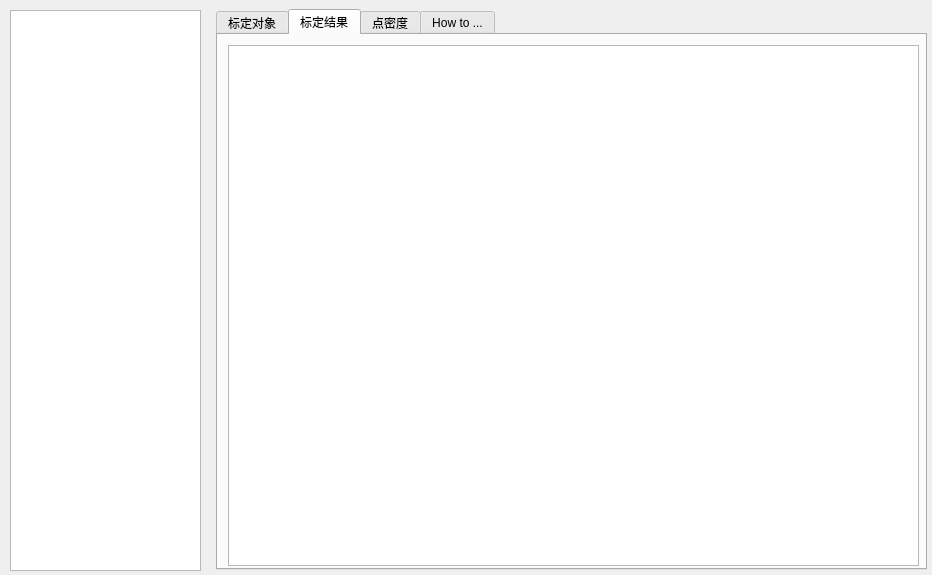
<?xml version="1.0" encoding="UTF-8"?>
<ui version="4.0">
 <class>CalibrationWidget</class>
 <widget class="QWidget" name="CalibrationWidget">
  <property name="geometry">
   <rect>
    <x>0</x>
    <y>0</y>
    <width>932</width>
    <height>575</height>
   </rect>
  </property>
  <property name="windowTitle">
   <string>相机标定</string>
  </property>
  <widget class="QListWidget" name="listWidget">
   <property name="geometry">
    <rect>
     <x>10</x>
     <y>10</y>
     <width>191</width>
     <height>561</height>
    </rect>
   </property>
  </widget>
  <widget class="QTabWidget" name="tabWidget">
   <property name="geometry">
    <rect>
     <x>216</x>
     <y>9</y>
     <width>711</width>
     <height>561</height>
    </rect>
   </property>
   <property name="currentIndex">
    <number>1</number>
   </property>
   <widget class="QWidget" name="caliObject">
    <attribute name="title">
     <string>标定对象</string>
    </attribute>
    <widget class="QGroupBox" name="groupBox">
     <property name="geometry">
      <rect>
       <x>10</x>
       <y>10</y>
       <width>691</width>
       <height>521</height>
      </rect>
     </property>
     <property name="title">
      <string/>
     </property>
     <widget class="QLabel" name="image">
      <property name="geometry">
       <rect>
        <x>0</x>
        <y>0</y>
        <width>691</width>
        <height>521</height>
       </rect>
      </property>
      <property name="frameShape">
       <enum>QFrame::Panel</enum>
      </property>
      <property name="text">
       <string>TextLabel</string>
      </property>
     </widget>
    </widget>
   </widget>
   <widget class="QWidget" name="result">
    <attribute name="title">
     <string>标定结果</string>
    </attribute>
    <widget class="QTableWidget" name="paramValue">
     <property name="geometry">
      <rect>
       <x>10</x>
       <y>10</y>
       <width>691</width>
       <height>521</height>
      </rect>
     </property>
    </widget>
   </widget>
   <widget class="QWidget" name="pointDensity">
    <attribute name="title">
     <string>点密度</string>
    </attribute>
    <widget class="QLabel" name="pdPic">
     <property name="geometry">
      <rect>
       <x>20</x>
       <y>10</y>
       <width>671</width>
       <height>511</height>
      </rect>
     </property>
     <property name="frameShape">
      <enum>QFrame::Panel</enum>
     </property>
     <property name="text">
      <string>TextLabel</string>
     </property>
    </widget>
   </widget>
   <widget class="QWidget" name="howto">
    <attribute name="title">
     <string>How to ...</string>
    </attribute>
    <widget class="QGroupBox" name="groupBox_2">
     <property name="geometry">
      <rect>
       <x>10</x>
       <y>10</y>
       <width>681</width>
       <height>521</height>
      </rect>
     </property>
     <property name="title">
      <string/>
     </property>
     <widget class="QLabel" name="content">
      <property name="geometry">
       <rect>
        <x>0</x>
        <y>0</y>
        <width>681</width>
        <height>521</height>
       </rect>
      </property>
      <property name="frameShape">
       <enum>QFrame::Panel</enum>
      </property>
      <property name="frameShadow">
       <enum>QFrame::Sunken</enum>
      </property>
      <property name="text">
       <string>TextLabel</string>
      </property>
     </widget>
    </widget>
   </widget>
  </widget>
  <zorder>tabWidget</zorder>
  <zorder>listWidget</zorder>
 </widget>
 <resources/>
 <connections/>
</ui>
